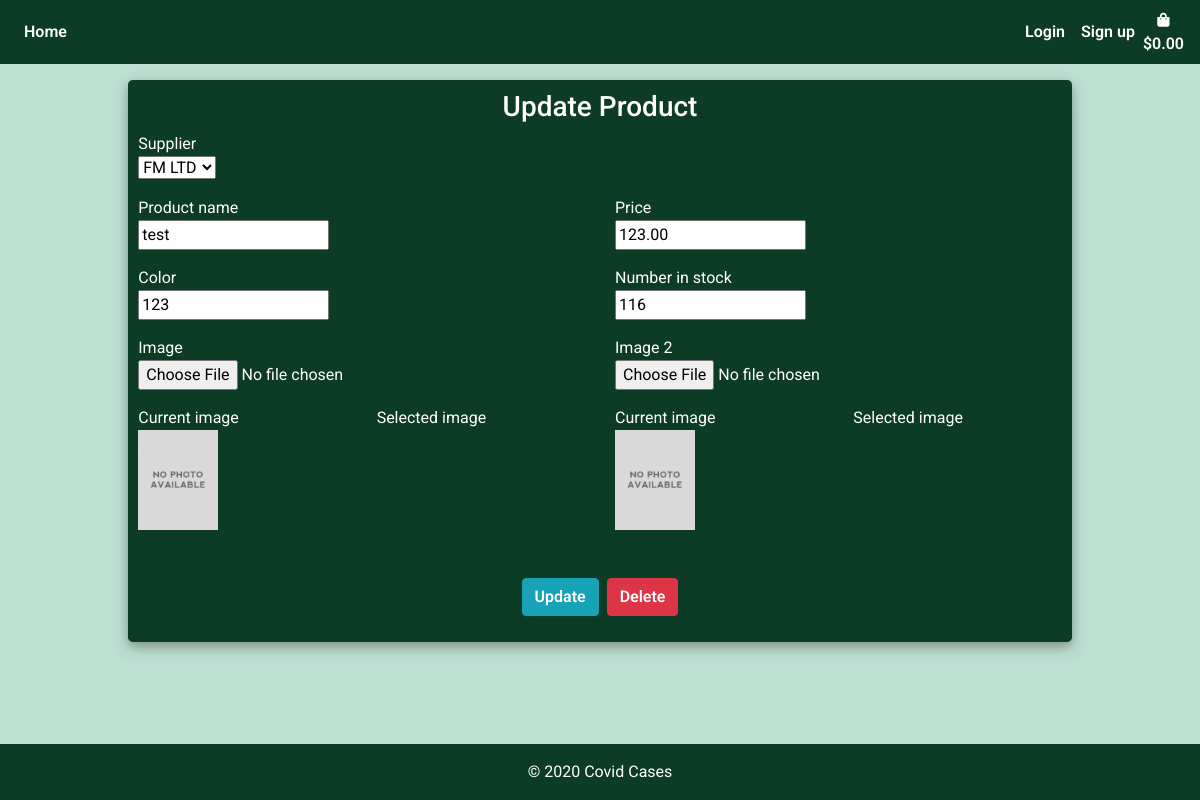
The app's page /update/16/ with its own data.
### products/models.py (models this page shows, shortened)
class Product(models.Model):
    product_name = models.CharField(max_length=settings.CONST_PROFILE_ATTR)
    color = models.CharField(max_length=settings.CONST_PROFILE_ATTR)
    price = models.DecimalField(max_digits=6, decimal_places=2)
    image = ResizedImageField(size=[400, 500], crop=['middle', 'center'],quality=100, upload_to='', default='noimage.jpeg')
    image_2 = ResizedImageField(size=[400, 500], crop=['middle', 'center'],quality=100, upload_to='', default='noimage.jpeg', null=True)
    number_in_stock = models.IntegerField(null=True , editable=True, default=0)
    is_active = models.BooleanField(default=True, null=True)
    created_by = models.CharField(max_length=settings.CONST_PROFILE_ATTR, null=True)
    created_date = models.TimeField(auto_now_add=True, null=True)
    supplier = models.ForeignKey(Supplier, on_delete=models.CASCADE, null=True)
    is_deleted = models.BooleanField(default=False, null=True)

### products/views.py (the view)
# urls.py: path('update/<int:id>/', views.update_product, name="update_product"),
def update_product(request, id):
    product = Product.objects.get(id=id)
    if request.method == "POST":
        form = ProductForm(request.POST, request.FILES, instance=product)
        if form.is_valid():
            form.save()
            return redirect(reverse("products"))
    else:
        form = ProductForm(request.POST or None, instance=product)
    context = {
        "form": form,
        "product": product,
    }
    return render(request, "products/products_form.html", context)

### products/forms.py
class ProductForm(forms.ModelForm):
    image = forms.ImageField(required=False, widget=forms.FileInput)
    image_2 = forms.ImageField(required=False, widget=forms.FileInput)
    supplier = forms.ModelChoiceField(queryset=Supplier.objects.all(), label='Supplier', widget=forms.Select)
    class Meta:
        model = Product
        fields = ["product_name", "color",
        "price","image", "image_2", "number_in_stock", "supplier"]
    def __init__(self, *args, **kwargs):
        super(ProductForm, self).__init__(*args, **kwargs)
        for fieldname in ["product_name", "color",
        "price","image", "image_2", "number_in_stock", "supplier"]:
            self.fields[fieldname].helper = FormHelper()

### products/models.py (called while the page is built)
    def __str__(self):
        return self.supplier_name

### products/templates/products/products_form.html (shortened to what this page needs)
{% extends 'base.html'%}
{% load static %}
{% load crispy_forms_tags %}
{% block content %}
    <div class="container h-100 mt-3">
		<div class="justify-content-center h-100">
			<div class="product_card">
				<div class="justify-content-center">
					{% if product %}
                        <h3 class="text-center">Update Product</h3>
                    {% else %}
                        <h3 class="text-center">Add Product</h3>
                    {% endif %}
				</div>
				<div class="justify-content-center form_container">
					<form class="form-group mx-auto" method="POST" enctype="multipart/form-data">
                            <div class="row">
                                <div class="col-md-6 mb-3">
                                    {{ form.supplier.label }}
                                    <br>
                                    {{ form.supplier }}
                                </div>
                            </div>
                            <div class="row">
                                <div class="col-md-6 mb-3">
                                    {{ form.product_name.label }}
                                    <br>
                                    {{ form.product_name }}
                                </div>
                                <div class="col-md-6 mb-3">
                                    {{ form.price.label }}
                                    <br>
                                    {{ form.price }}
                                </div>
                            </div>
                            <div class="row">
                                <div class="col-md-6 mb-3">
                                    {{ form.color.label }}
                                    <br>
                                    {{ form.color }}
                                </div>
                                <div class="col-md-6 mb-3">
                                    {{ form.number_in_stock.label }}
                                    <br>
                                    {{ form.number_in_stock }}
                                </div>
                            </div>
                            <div class="row">
                                <div class="col-md-6 mb-3">
                                    {{ form.image.label }}
                                    <br>
                                    {{ form.image }}
                                </div>
                                <div class="col-md-6 mb-3">
                                    {{ form.image_2.label }}
                                    <br>
                                    {{ form.image_2 }}
                                </div>
                            </div>
                            <div class="row">
                                <div class="col-md-3 mb-3">
                                    <h8>Current image</h8>
                                    <br>
                                    <img class="img-fluid" style="height:6.25rem;" src="{{ form.instance.image.url }}" />
                                </div>
                                <div class="col-md-2  mb-3">
                                    <h8>Selected image</h8>
                                    <br>
                                </div>
                                <div class="col-md-3 mb-3 offset-md-1">
                                    <h8>Current image</h8>
                                    <br>
                                    <img class="img-fluid" style="height:6.25rem;" src="{{ form.instance.image_2.url }}" />
                                </div>
                                <div class="col-md-2 mb-3">
                                    <h8>Selected image</h8>
                                    <br>
                                </div>
                            </div>
                            <div class="row">
                            </div>
                            <div class="d-flex justify-content-center mt-3 product_container">
                                {% if product %}
                                    <button class="btn btn-info" type="submit">Update</button>
                                    <a class="btn btn-danger ml-2" data-toggle="modal" data-target="#deleteProduct">Delete</a>
                                {% else %}
                                    <button class="btn btn-success" type="submit">Add Product</button>
                                {% endif %}
                            </div>
					</form>
				</div>
		</div>
	</div>
{% endblock %}

### static/css/base.css (style rules this page uses)
body { background-color: #bee0d3; color: #0C3C26; font-family: 'Roboto', sans-serif; margin: 0; padding: 0; padding-bottom: 3.75rem; margin: 0 0 2.5rem; }
html { position: relative; min-height: 100%; }
a { color: #fff; }
.btn { font-weight: 600; }
a { color: #fff; font-weight: 600; }
.login_container, .product_container, .purchase_container { padding: 0 2rem; }
.product_card { background: #0C3C26; color: #fff; width: 85%; margin-top: 2%; margin: auto; justify-content: center; padding: 0.625rem; box-shadow: 0 0.25rem 0.5rem 0 rgba(0, 0, 0, 0.2), 0 0.375rem 1.25rem 0 rgba(0, 0, 0, 0.19); border-radius: 0.3rem; }

### records on screen
Product: supplier "FM LTD", product_name "test", price "123.00", color "123", number_in_stock "116", instance.image (placeholder picture), instance.image_2 (placeholder picture)
